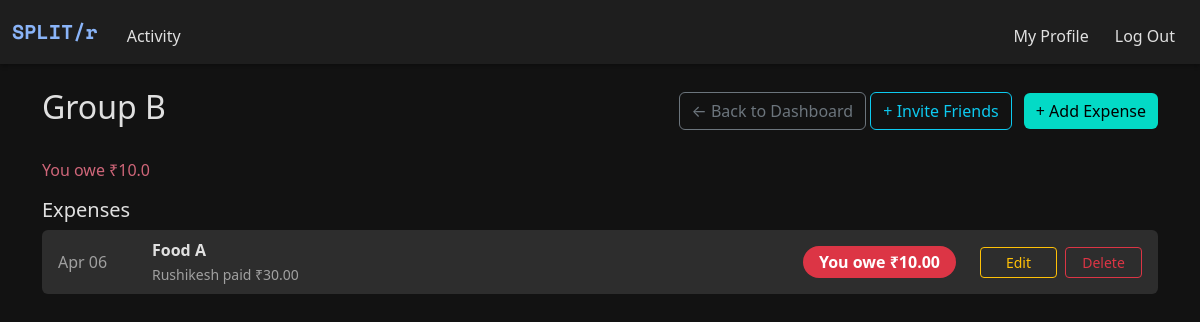
The app's page /group/2 (signed in) with its own data.
### models.py (models this page shows)
class Group(db.Model):
    __tablename__ = "groups"
    id = db.Column(db.Integer, primary_key=True)
    name = db.Column(db.String(100), nullable=False)
    users = db.relationship("User", secondary="group_members", backref="groups")

class Expense(db.Model):
    __tablename__ = "expenses"
    id = db.Column(db.Integer, primary_key=True)
    description = db.Column(db.String(120))
    amount = db.Column(db.Float)
    paid_by_id = db.Column(db.Integer, db.ForeignKey("users.id"))
    group_id = db.Column(db.Integer, db.ForeignKey("groups.id"), nullable=True)  # Optional
    timestamp = db.Column(db.DateTime, default=datetime.now)
    splits = db.relationship("ExpenseSplit", backref="expense", lazy=True)
    paid_by = db.relationship("User", foreign_keys=[paid_by_id])

class User(db.Model):
    __tablename__ = "users"
    id = db.Column(db.Integer, primary_key=True)
    name = db.Column(db.String(100), nullable=False)
    username = db.Column(db.String(50), unique=True, nullable=False)
    password = db.Column(db.String(200), nullable=False)

class ExpenseSplit(db.Model):
    __tablename__ = "expense_split"
    id = db.Column(db.Integer, primary_key=True)
    expense_id = db.Column(db.Integer, db.ForeignKey("expenses.id"))
    user_id = db.Column(db.Integer, db.ForeignKey("users.id"))
    amount = db.Column(db.Float)

### app.py (the view)
@app.route('/group/<int:group_id>')
@login_required
def group_page(group_id):
    group = Group.query.get_or_404(group_id)
    current_user_id = session.get("user_id")
    if current_user_id not in [u.id for u in group.users]:
        flash("You do not have access to this group.", "danger")
        return redirect("/")
    expenses = Expense.query.filter_by(group_id=group.id).order_by(
        Expense.timestamp.desc()).all()
    balance = 0.0
    for expense in expenses:
        for split in expense.splits:
            if split.user_id == current_user_id:
                balance -= split.amount
        if expense.paid_by_id == current_user_id:
            balance += expense.amount
    return render_template(
        "group.html", group=group, expenses=expenses, balance=balance)

### helper.py (called while the page is built)
def login_required(f):
    @wraps(f)
    def decorated_function(*args, **kwargs):
        if "user_id" not in session:
            flash("You must be logged in to view this page.", "danger")
            return redirect("/login")
        return f(*args, **kwargs)
    return decorated_function

### templates/group.html (shortened to what this page needs)
{% extends "layout.html" %}
{% block main %}
<div class="container py-4">
    <div class="d-flex justify-content-between align-items-center mb-4">
        <h2>{{ group.name }}</h2>
        <div>
            <a href="/" class="btn btn-outline-secondary">← Back to Dashboard</a>
            <a href="{{ url_for('invite_friends', group_id=group.id) }}" class="btn btn-outline-info me-2">+ Invite Friends</a>
            <a href="{{ url_for('add_group_expense', group_id=group.id) }}" class="btn btn-success">+ Add Expense</a>
        </div>
    </div>
    {% if balance < 0 %}
        <p class="text-danger-custom">You owe ₹{{ -balance | round(2) }}</p>
    {% elif balance > 0 %}
        <p class="text-success-custom">You are owed ₹{{ balance | round(2) }}</p>
    {% else %}
        <p class="text-secondary-custom">All settled up in this group!</p>
    {% endif %}
    <h5>Expenses</h5>
    {% if expenses %}
        <ul class="list-unstyled">
            {% for expense in expenses %}
                {% set is_payer = expense.paid_by_id == session["user_id"] %}
                {% set user_split = expense.splits | selectattr("user_id", "equalto", session["user_id"]) | list %}
                {% set you_owe = user_split[0].amount if user_split else 0 %}
                {% set payer_name = expense.paid_by.name if expense.paid_by else "Unknown" %}
                <li class="mb-2 px-3 py-2 rounded" style="background-color: var(--dark-tertiary);">
                    <div class="d-flex align-items-center justify-content-between flex-wrap gap-2">
                        <div class="text-muted-custom me-3" style="min-width: 70px; white-space: nowrap;">
                            {{ expense.timestamp.strftime('%b %d') }}
                        </div>
                        <div class="flex-grow-1 me-3">
                            <strong>{{ expense.description }}</strong><br>
                            <small class="text-muted-custom">{{ payer_name }} paid ₹{{ "%.2f"|format(expense.amount) }}</small>
                        </div>
                        <div class="text-center me-3" style="white-space: nowrap;">
                            {% if is_payer %}
                                <span class="badge bg-success rounded-pill px-3 py-2 fs-6">You are owed ₹{{ "%.2f"|format(expense.amount - you_owe) }}</span>
                            {% else %}
                                <span class="badge bg-danger rounded-pill px-3 py-2 fs-6">You owe ₹{{ "%.2f"|format(you_owe) }}</span>
                            {% endif %}
                        </div>
                        <div class="row gx-2" style="min-width: 170px;">
                            <div class="col">
                                <a href="{{ url_for('edit_group_expense', group_id=group.id, expense_id=expense.id) }}"
                                   class="btn btn-outline-warning btn-sm w-100">Edit</a>
                            </div>
                            <div class="col">
                                <form action="{{ url_for('delete_group_expense', group_id=group.id, expense_id=expense.id) }}"
                                      method="POST" onsubmit="return confirm('Are you sure you want to delete this expense?');">
                                    <button type="submit" class="btn btn-outline-danger btn-sm w-100">Delete</button>
                                </form>
                            </div>
                        </div>
                    </div>
                </li>
            {% endfor %}
        </ul>
    {% else %}
        <p class="text-muted-custom">No expenses added yet.</p>
    {% endif %}
</div>
{% endblock %}

### static/style.css (style rules this page uses)
:root { --dark-bg: #121212; --dark-secondary: #1e1e1e; --dark-tertiary: #2d2d2d; --text-primary: #e0e0e0; --text-secondary: #a0a0a0; --accent-color: #8ab4f8; --danger-color: #cf6679; --success-color: #03dac6; }
html, body { height: 100%; margin: 0; padding: 0; background-color: var(--dark-bg); color: var(--text-primary); display: flex; flex-direction: column; }
body { background-color: var(--dark-bg); color: var(--text-primary); min-height: 100vh; display: flex; flex-direction: column; }
.text-danger-custom { color: var(--danger-color) !important; }
.text-muted-custom { color: var(--text-secondary) !important; }
.btn-primary, .btn-danger, .btn-success { border: none; }
.btn-success { background-color: var(--success-color); color: #000; }

### records on screen
Group: name "Group B"
Expense: timestamp "Apr 06", description "Food A", amount "30.00"
User: name "Rushikesh"
ExpenseSplit: amount "10.00"

### other values on screen
{{ balance | round(2) }} "10.0"
